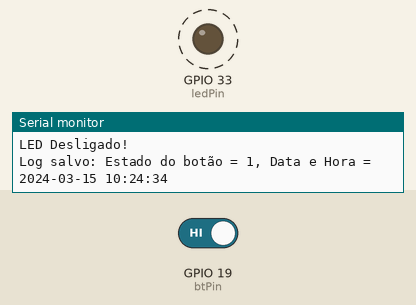
Bench run of a sketch on a simulated ESP32. On the bench: output pins drawn as LEDs (lit = HIGH), the last lines printed to the serial monitor. Dashed ring = blinking. The test bench sets the inputs (shaded band); at power-on: GPIO 19 (btPin) HIGH. WiFi joins after 1.5 s; servers stay silent unless stated; network time is answered at once with the bench clock; the local clock reads 2024-03-15 10:24:30 at power-on unless the sketch sets it; storage starts empty.

Above: at 4.2 s.
4.3 s: GPIO 19 (btPin) driven LOW
At 4.9 s:
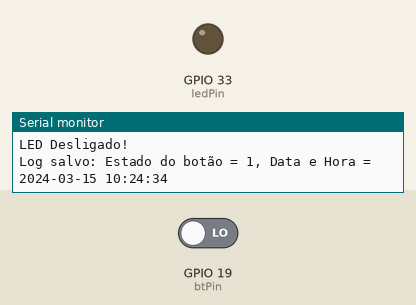
5.8 s: GPIO 19 (btPin) driven HIGH
At 5.97 s:
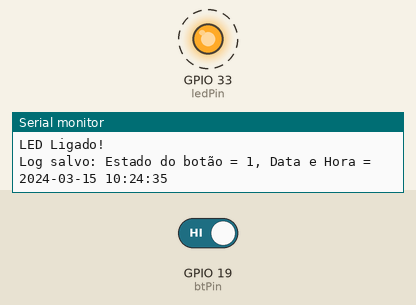
Timing chart, 0 to 14.8 s (numbered marks = the images above; inputs shaded):
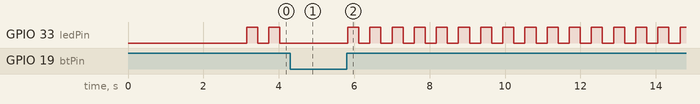

Measured:
- after the input at 4.3 s, GPIO 33 (ledPin): stops changing and stays LOW
- after the input at 5.8 s, GPIO 33 (ledPin): alternates HIGH for 0.29 s and LOW for 0.30 s, starting at once
- by itself, GPIO 33 (ledPin): alternates HIGH for 0.29 s and LOW for 0.30 s

The sketch:

SPIFFS_NTP.ino
```cpp
#include <FS.h>
#include "SPIFFS.h"
#include <WiFi.h>
#include <NTPClient.h>
#include <WiFiUdp.h>

#define ledPin 33
#define btPin 19
#define filePath "/estado_hora_led.txt"

int btState;
bool ledStatus = false;

// Definições para configuração do NTP
const char *ntpServer = "pool.ntp.org";
const long gmtOffset_sec = -3 * 3600; // Fuso horário do Brasil (BRT - Horário de Brasília)
const int daylightOffset_sec = 0;

WiFiUDP ntpUDP;
NTPClient timeClient(ntpUDP, ntpServer, gmtOffset_sec, daylightOffset_sec);

void setup() {
  Serial.begin(9600);

  if (SPIFFS.begin()) {
    Serial.println('\n');
    Serial.println("SPIFFS inicializado com sucesso.");
  } else {
    Serial.println("Falha ao inicializar SPIFFS.");
  }

  // Conectar-se à rede WiFi
  conectarWiFi();

  pinMode(btPin, INPUT);
  pinMode(ledPin, OUTPUT);

  // Inicializar cliente NTP
  timeClient.begin();

  // Leitura do último estado do LED gravado no arquivo
  if (SPIFFS.exists(filePath)) {
    String arquivo = lerArquivo(filePath);
    ledStatus = (arquivo.toInt() == 1);
  } else {
    Serial.println("Arquivo não encontrado. Utilizando estado padrão (LED desligado).");
  }

  atualizaLED(); // Atualização do LED com o último estado lido

  delay(1000); // Atraso para visualização do estado do LED
}

void loop() {
  timeClient.update(); // Atualizar cliente NTP

  delay(50); // Atraso para evitar leituras rápidas do botão
  btState = digitalRead(btPin);

  if (btState != (digitalRead(btPin))) { // Verificar mudança de estado do botão
    salvarLog(); // Salvar log ao detectar mudança de estado
  }

  if (btState) {
    ledStatus = !ledStatus;
    atualizaLED();

    if (ledStatus) {
      escreveArquivo("1", filePath);
      Serial.println("LED Ligado!");
    } else {
      escreveArquivo("0", filePath);
      Serial.println("LED Desligado!");
    }

    salvarLog(); // Salvar log após alterar o estado do LED

    delay(200);
  }
}

void conectarWiFi() {
  // Substitua "SSID" e "senha" pelos detalhes da sua rede WiFi
  const char *ssid = "DanHouse";
  const char *senha = "house#391";

  Serial.println("Conectando à rede WiFi...");
  WiFi.begin(ssid, senha);

  while (WiFi.status() != WL_CONNECTED) {
    delay(1000);
    Serial.println("Conectando...");
  }

  Serial.println("Conectado à rede WiFi");
}

void atualizaLED() {
  digitalWrite(ledPin, ledStatus ? HIGH : LOW);
}

String lerArquivo(String path) {
  File rFile = SPIFFS.open(path);
  if (!rFile) {
    Serial.println("Erro ao abrir o arquivo!");
    delay(1000);
    return "0";
  } else {
    String estadoStr = rFile.readString();
    Serial.println('\n');
    Serial.print("Leu: ");
    Serial.println(estadoStr);
    rFile.close();
    return estadoStr;
  }
}

void escreveArquivo(String estado, String path) {
  File rFile = SPIFFS.open(path, FILE_WRITE);
  if (!rFile) {
    Serial.println("Erro ao abrir o arquivo!");
  } else {
    rFile.print(estado + "\n");
    Serial.print("Gravou: ");
    Serial.println(estado);
    rFile.close();
  }
}

void salvarLog() {
  // Obter data e hora do servidor NTP
  time_t rawTime = timeClient.getEpochTime();
  struct tm *timeinfo;
  timeinfo = localtime(&rawTime);

  // Formatar a data e a hora
  char dataHora[50];
  strftime(dataHora, sizeof(dataHora), "%Y-%m-%d %H:%M:%S", timeinfo);

  // Imprimir data e hora na tela
  //Serial.println("Data e Hora: " + String(dataHora));

  // Abrir o arquivo no modo "anexar" (append)
  File rFile = SPIFFS.open(filePath, FILE_APPEND);

  if (rFile) {
    // Escrever o estado do botão e log NTP no arquivo
    rFile.print(String(btState) + "\n" + dataHora + "\n");
    Serial.println("Log salvo: Estado do botão = " + String(btState) + ", Data e Hora = " + String(dataHora));
    Serial.println('\n');
    rFile.close();
  } else {
    Serial.println("Erro ao abrir o arquivo para anexar log.");
  }
}
```
